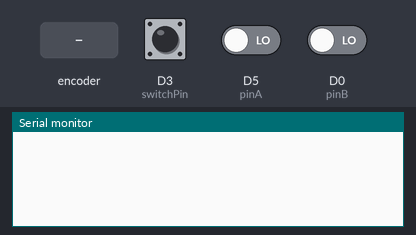
Recording of a sketch running on a simulated ESP8266 (Wemos D1 mini). Parts: the last lines printed to the serial monitor. Inputs (shaded band) come from the test bench; at power-on: D3 (switchPin) HIGH, D5 (pinA) LOW, D0 (pinB) LOW.

Above: at 1.2 s.
1.3 s: rotary encoder on D5 (pinA) / D0 (pinB) turned 1 step (first pin leading)
At 2.1 s:
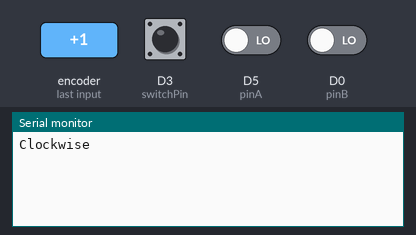
3.0 s: D3 (switchPin) pulled LOW for 0.15 s
At 3.9 s:
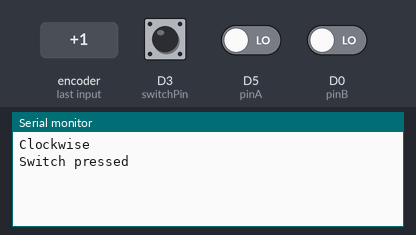
4.6 s: rotary encoder on D5 (pinA) / D0 (pinB) turned 2 steps (second pin leading)
At 5.6 s:
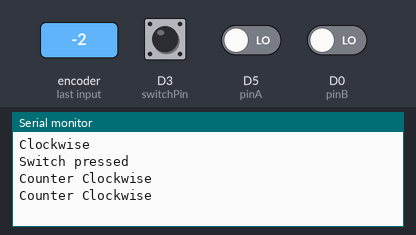

The sketch:

RotaryInteruptTest2.ino
```cpp
// (licence header left out)
//
// Define the following if using a Lolin D1 Mini
//
#define D1_MINI 1

#ifdef D1_MINI
  int pinB = D0;        // Connected to DT on KY-040
  int pinA = D5;       // Connected to CLK on KY-040
  int switchPin = D3;     // Should be 12
#else
  int pinB = 3;        // Connected to DT on KY-040
  int pinA = 10;       // Connected to CLK on KY-040
  int switchPin = 12;     // Should be 12
#endif

int switchState = HIGH;                    // button value
int pinAstateCurrent = LOW;                // Current state of Pin A
int pinAStateLast = pinAstateCurrent;      // Last read value of Pin A


void setup() {
  Serial.begin (9600);                     // Initialise the serial monitor

  pinMode (switchPin, INPUT_PULLUP);       // Enable the switchPin as input with a PULLUP resistor

  pinMode (pinA, INPUT);                   // Set PinA as input
  pinMode (pinB, INPUT);                   // Set PinB as input

  // Atach a CHANGE interrupt to PinB and exectute the update function when this change occurs.
 attachInterrupt(digitalPinToInterrupt(pinA), rotaryIsr, CHANGE);
 attachInterrupt(digitalPinToInterrupt(switchPin), buttonIsr, CHANGE);

}

void loop() {
}

#ifdef D1_MINI
ICACHE_RAM_ATTR void buttonIsr() {
#else
void buttonIsr() {
#endif
  // BUTTON
  switchState = digitalRead(switchPin);    // Read the digital value of the switch (LOW/HIGH)
  // If the switch is pressed (LOW), print message
  if (switchState == LOW) {
      Serial.println("Switch pressed");
  }
}

#ifdef D1_MINI
ICACHE_RAM_ATTR void rotaryIsr() {
#else
void rotaryIsr() {
#endif
  /* WARNING: For this example I've used Serial.println within the interrupt callback. The Serial
   * library already uses interrupts which could cause errors. Therefore do not use functions
   * of the Serial libray in your interrupt callback.
   */
  // ROTATION DIRECTION
  pinAstateCurrent = digitalRead(pinA);    // Read the current state of Pin A

  // If there is a minimal movement of 1 step
  if ((pinAStateLast == LOW) && (pinAstateCurrent == HIGH)) {
    if (digitalRead(pinB) == HIGH) {      // If Pin B is HIGH
      Serial.println("Counter Clockwise");             // Print on screen
    } else {
      Serial.println("Clockwise");            // Print on screen
    }
  }

  pinAStateLast = pinAstateCurrent;        // Store the latest read value in the currect state variable

}
```

Measured:
- after the input at 1.3 s, the serial monitor: prints a new line after 0.05 s (image 1)
- after the input at 3.0 s, the serial monitor: prints a new line at once (image 2)
- after the input at 4.6 s, the serial monitor: prints a new line after 0.08 s (image 3)
